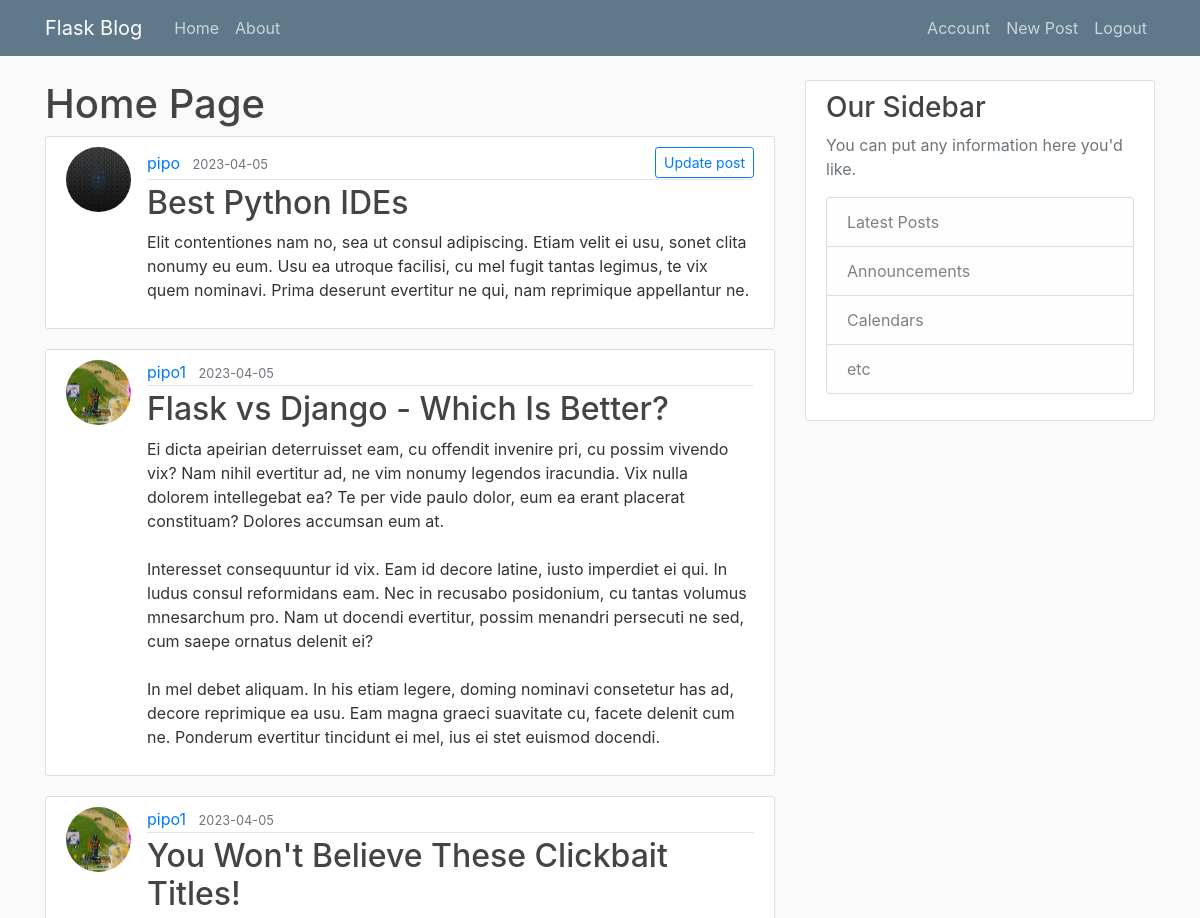
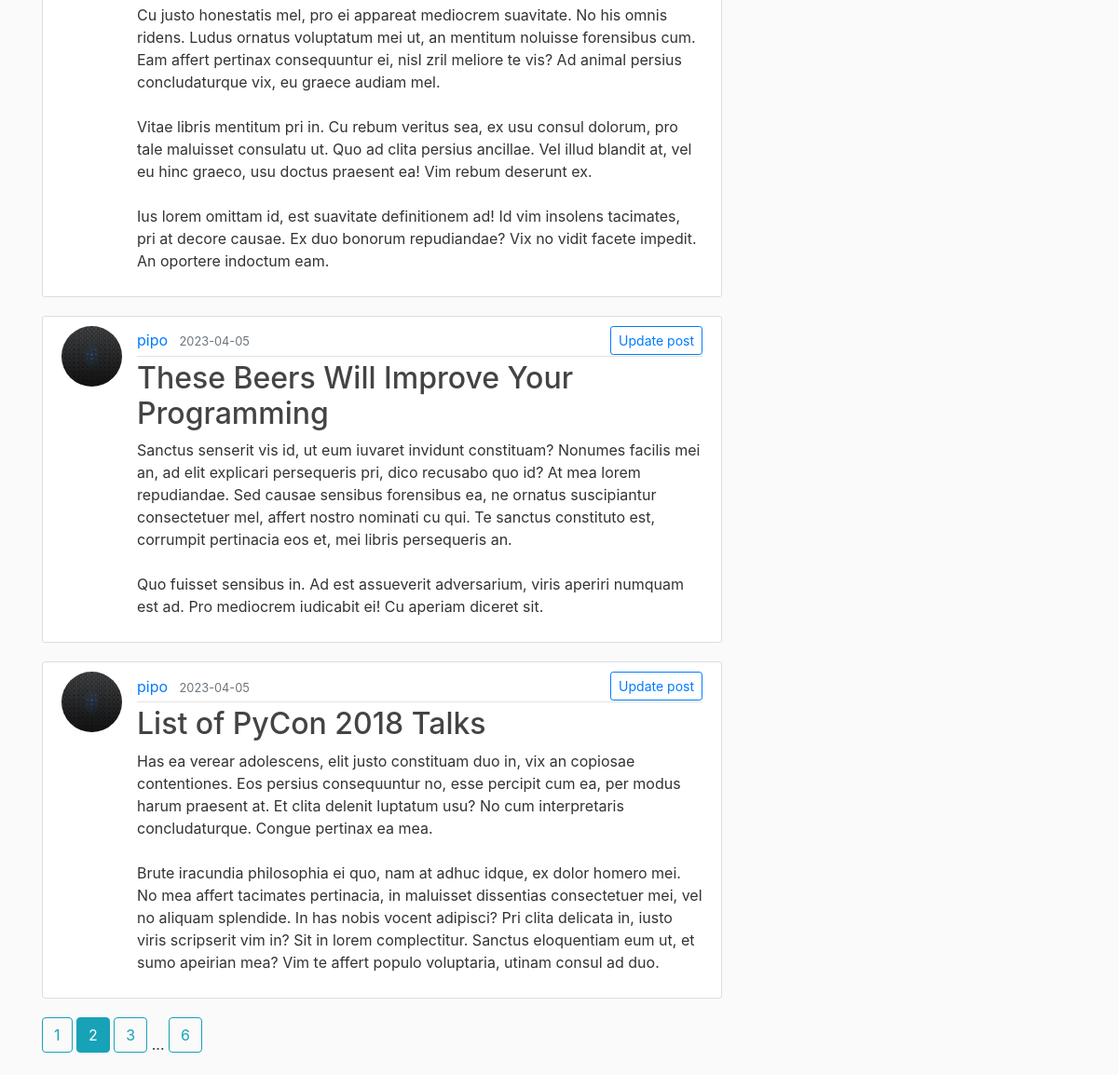
/home?page=2 (signed in), run on the app's committed database (2 pictures, top to bottom).
### flaskblog/models.py (models this page shows, shortened)
class Post(db.Model):
   id = db.Column(db.Integer, primary_key=True)
   title = db.Column(db.String(100), nullable=False)
   date_posted = db.Column(db.DateTime,
                           nullable=False,
                           default=datetime.utcnow)
   content = db.Column(db.Text, nullable=False)
   user_id = db.Column(db.Integer, db.ForeignKey('user.id'), nullable=False)

class User(db.Model, UserMixin):
   id = db.Column(db.Integer, primary_key=True)
   username = db.Column(db.String(20), unique=True, nullable=False)
   email = db.Column(db.String(120), unique=True, nullable=False)
   password = db.Column(db.String(60), nullable=False)
   image_file = db.Column(
      db.String(120), nullable=False, default="default.jpg")
   posts = db.relationship('Post', backref="author", lazy=True)

### flaskblog/views.py (the view)
@views.route('/')
@views.route('/home')
@login_required
def home():
    page = request.args.get('page',1,type=int)
    posts = Post.query.order_by(Post.date_posted.desc()).paginate(page=page,per_page=5)
    return render_template('home.html', posts=posts, title="Home", user=current_user)

### flaskblog/templates/home.html
<!DOCTYPE html>
{% extends 'layout.html' %}
{% block content %}
<h1>Home Page</h1>
{% for post in posts.items %}
<article class="media content-section">
	<img src="{{ url_for('static',filename='img/' + post.author.image_file) }}" class="rounded-circle article-img">
	<div class="media-body">
		<div class="article-metadata" style="display: flex;justify-content:space-between;align-items:center">
			<div>
				<a class="mr-2" href="{{ url_for('views.user_posts',username=post.author.username) }}">{{ post.author.username }}</a>
				<small class="text-muted">{{ post.date_posted.strftime('%Y-%m-%d') }}</small>
			</div>
			{% if post.author == user %}
				<div>
					<small><a href="{{ url_for('auth.update_post',post_id=post.id ) }}" role="button" class="btn btn-outline-primary btn-sm ">Update post</a></small>
				</div>
			{% endif %}
		</div>
		<h2><a class="article-title" href="{{ url_for('auth.post',post_id=post.id)}}">{{ post.title }}</a></h2>
		<p class="article-content">{{ post.content }}</p>
	</div>
</article>
{% endfor %}
{% for page_num in posts.iter_pages(left_edge=1,right_edge=1,left_current=1,right_current=2) %}
	{% if page_num %}
		{% if posts.page == page_num %}
			<a href="{{ url_for('views.home', page=page_num) }}" class="btn btn-info mb-4">{{ page_num }}</a>
		{% else %}
		<a href="{{ url_for('views.home', page=page_num) }}" class="btn btn-outline-info mb-4">{{ page_num }}</a>
		{% endif %}
	{% else %}
		...
	{% endif %}
{% endfor %}
{% endblock%}

### flaskblog/static/main.css (style rules this page uses)
body { background: #fafafa; color: #333333; margin-top: 5rem; }
h1, h2, h3, h4, h5, h6 { color: #444444; }
.content-section { background: #ffffff; padding: 10px 20px; border: 1px solid #dddddd; border-radius: 3px; margin-bottom: 20px; }
.article-title { color: #444444; }
.article-content { white-space: pre-line; }
.article-img { height: 65px; width: 65px; margin-right: 16px; }
.article-metadata { padding-bottom: 1px; margin-bottom: 4px; border-bottom: 1px solid #e3e3e3 }

### data on the page
Post: image_file (placeholder picture), author.username "pipo", date_posted "2023-04-05", title "Best Python IDEs", content "Elit contentiones nam no, sea ut consul adipiscing. Etiam velit ei usu, sonet clita nonumy eu eum. Usu ea utroque facilisi, cu mel fugit tantas legimus, te vix quem nominavi. Prima deserunt evertitur ne qui, nam reprimique appellantur ne."
Post: image_file (picture), author.username "pipo1", date_posted "2023-04-05", title "Flask vs Django - Which Is Better?", content "Ei dicta apeirian deterruisset eam, cu offendit invenire pri, cu possim vivendo vix? Nam nihil evertitur ad, ne vim nonumy legendos iracundia. Vix nulla dolorem intellegebat ea? Te per vide paulo dolor, eum ea erant placerat constituam? Dolores accumsan eum at. Interesset consequuntur id vix. Eam id decore latine, iusto imperdiet ei qui. In ludus consul reformidans eam. Nec in recusabo posidonium, cu tantas volumus mnesarchum pro. Nam ut docendi evertitur, possim menandri persecuti ne sed, cum saepe ornatus delenit ei? In mel debet aliquam. In his etiam legere, doming nominavi consetetur has ad, decore reprimique ea usu. Eam magna graeci suavitate cu, facete delenit cum ne. Ponderum…"
Post: image_file (picture), author.username "pipo1", date_posted "2023-04-05", title "You Won't Believe These Clickbait Titles!", content "Cu justo honestatis mel, pro ei appareat mediocrem suavitate. No his omnis ridens. Ludus ornatus voluptatum mei ut, an mentitum noluisse forensibus cum. Eam affert pertinax consequuntur ei, nisl zril meliore te vis? Ad animal persius concludaturque vix, eu graece audiam mel. Vitae libris mentitum pri in. Cu rebum veritus sea, ex usu consul dolorum, pro tale maluisset consulatu ut. Quo ad clita persius ancillae. Vel illud blandit at, vel eu hinc graeco, usu doctus praesent ea! Vim rebum deserunt ex. Ius lorem omittam id, est suavitate definitionem ad! Id vim insolens tacimates, pri at decore causae. Ex duo bonorum repudiandae? Vix no vidit facete impedit. An oportere indoctum eam."
Post: image_file (placeholder picture), author.username "pipo", date_posted "2023-04-05", title "These Beers Will Improve Your Programming", content "Sanctus senserit vis id, ut eum iuvaret invidunt constituam? Nonumes facilis mei an, ad elit explicari persequeris pri, dico recusabo quo id? At mea lorem repudiandae. Sed causae sensibus forensibus ea, ne ornatus suscipiantur consectetuer mel, affert nostro nominati cu qui. Te sanctus constituto est, corrumpit pertinacia eos et, mei libris persequeris an. Quo fuisset sensibus in. Ad est assueverit adversarium, viris aperiri numquam est ad. Pro mediocrem iudicabit ei! Cu aperiam diceret sit."
Post: image_file (placeholder picture), author.username "pipo", date_posted "2023-04-05", title "List of PyCon 2018 Talks", content "Has ea verear adolescens, elit justo constituam duo in, vix an copiosae contentiones. Eos persius consequuntur no, esse percipit cum ea, per modus harum praesent at. Et clita delenit luptatum usu? No cum interpretaris concludaturque. Congue pertinax ea mea. Brute iracundia philosophia ei quo, nam at adhuc idque, ex dolor homero mei. No mea affert tacimates pertinacia, in maluisset dissentias consectetuer mei, vel no aliquam splendide. In has nobis vocent adipisci? Pri clita delicata in, iusto viris scripserit vim in? Sit in lorem complectitur. Sanctus eloquentiam eum ut, et sumo apeirian mea? Vim te affert populo voluptaria, utinam consul ad duo."

### other printed values
{{ page_num }} "1" "3" "6"
{{ page_num }} "2"
